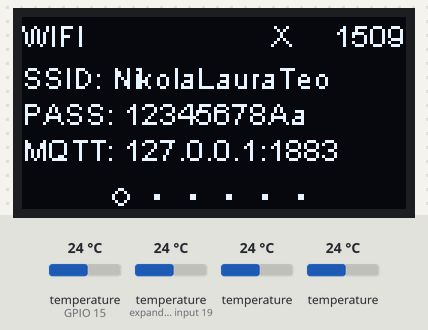
Simulated run of this sketch. Board: ESP32. On the bench: 128×64 one-colour display. The test bench sets the inputs (shaded band); at power-on: temperature (sensors on GPIO 15, expander input 19) 24 °C, temperature 24 °C. WiFi joins after 1.5 s; servers stay silent unless stated; no MQTT or app messages arrive unless stated; what the sketch prints to the serial monitor is not drawn.

Above: at 1.7 s.
1.8 s: temperature (sensor on GPIO 15) set to 2 °C
At 6.08 s:
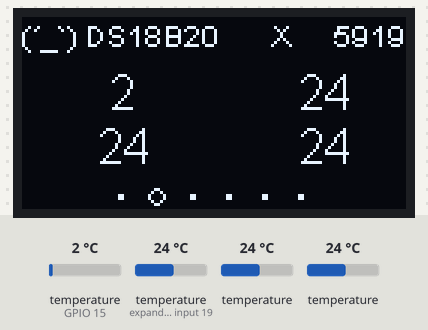
7.7 s: temperature (sensor on GPIO 15) set to 12 °C
At 11.09 s:
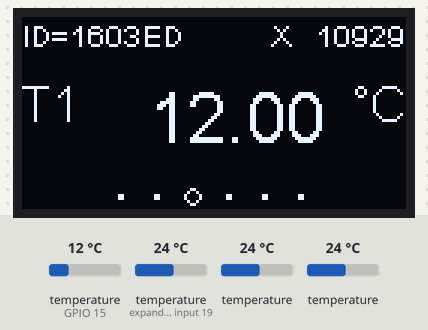
13.0 s: temperature (sensor on expander input 19) set to 19 °C
At 20.4 s:
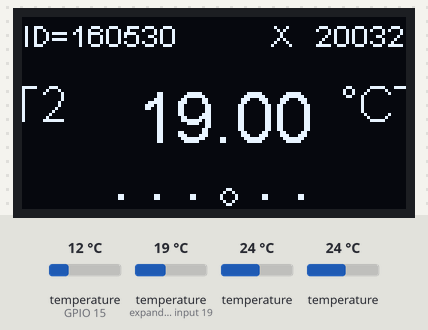
20.5 s: temperature (sensor 315) set to 28 °C
At 32.63 s:
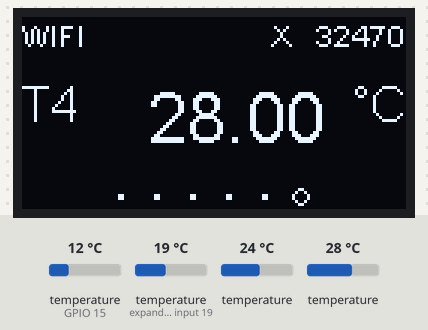

The sketch:

zvone_DS18B20.ino
```cpp
// (licence header left out)
////// DS18B20 1-Wire sensor
#include <OneWire.h>
#include <DallasTemperature.h>
// Data wire is plugged into digital pin 2 on the Arduino
#define ONE_WIRE_BUS 15
// Setup a oneWire instance to communicate with any OneWire device
OneWire oneWire(ONE_WIRE_BUS);
// Pass oneWire reference to DallasTemperature library
DallasTemperature sensors(&oneWire);
// variable to hold device addresses
DeviceAddress Thermometer;

int deviceCount = 0;
float tempC;

uint8_t sensor1[8] = {  0x28, 0xFF, 0x64, 0x1E, 0x01, 0xDA, 0x1F, 0xA3};
uint8_t sensor2[8] = {  0x28, 0xFF, 0x64, 0x1E, 0x01, 0xD6, 0xD4, 0x04};
uint8_t sensor3[8] = {  0x28, 0xFF, 0x64, 0x1E, 0x01, 0xE5, 0x60, 0x2F};
uint8_t sensor4[8] = {  0x28, 0xFF, 0x64, 0x1E, 0x01, 0xE5, 0x77, 0x31};


#define uS_TO_S_FACTOR 1000000 /* Conversion factor for micro seconds to seconds */
// 60=1 min
#define TIME_TO_SLEEP 60 /* Time ESP32 will go to sleep (in seconds) */
#include <SPI.h>  //OLED
#include <WiFi.h>
#include <PubSubClient.h> //MQTT client

int status = WL_IDLE_STATUS;
// the Wifi radio's status
//SSID of your network
char prog_status[] = "Starting";
char ssid[] = "NikolaLauraTeo";
//password of your WPA Network
char pass[] = "12345678Aa";
char wifi_local_IP[] = "SSID: NikolaLauraTeo";
//"0.0.0.0";
char wifi_status[]   = "X";
char wifi_gateway_IP[] ="PASS: 12345678Aa";

char sensor_1_temp[20] = "? °C";
char sensor_2_temp[20] = "? °C";
char sensor_3_temp[20] = "? °C";
char sensor_4_temp[20] = "? °C";

char sensor_1_temp_short[20] = "...";
char sensor_2_temp_short[20] = "...";
char sensor_3_temp_short[20] = "...";
char sensor_4_temp_short[20] = "...";

byte mac[6];
// Add your MQTT Broker IP address, example:

//char mqtt_server_IP[] =  "MQTT: 0.0.0.0:1883";
char mqtt_server_IP[] =  "MQTT: 127.0.0.1:1883";

//const char* mqtt_server = "192.168.1.144";
const char* mqtt_server = "192.168.0.108";

WiFiClient espClient;
PubSubClient client(espClient);
long lastMsg = 0;
long wifilastMsg = millis();
long sleeplastMsg = millis();

//timer ocitanja vage, svakih 5 sekundi
char msg[50];
int value = 0;
IPAddress gateway;
////////////////////////////////////////////////////////////////
// Include the correct display library
// For a connection via I2C using Wire include
#include <Wire.h>  // Only needed for Arduino 1.6.5 and earlier
#include "SSD1306Wire.h" // legacy include: `#include "SSD1306.h"`
// Include the UI lib
#include "OLEDDisplayUi.h"
// Include custom images
#include "images.h"
// Initialize the OLED display using Wire library
SSD1306Wire  display(0x3c, 22, 21);
// SH1106Wire display(0x3c, D3, D5);
OLEDDisplayUi ui     ( &display );
void msOverlay(OLEDDisplay *display, OLEDDisplayUiState* state) {
  display->setFont(ArialMT_Plain_10);
  display->setTextAlignment(TEXT_ALIGN_LEFT);
  display->drawString(0, 0, prog_status);
  display->setTextAlignment(TEXT_ALIGN_RIGHT);
  display->drawString(128, 0, String(millis()));
  display->drawString(90, 0, wifi_status);
}
void drawFrame0(OLEDDisplay *display, OLEDDisplayUiState* state, int16_t x, int16_t y) {
  // draw an xbm image.
  // Please note that everything that should be transitioned
  // needs to be drawn relative to x and y
  strcpy(prog_status, "(´･_･`) DS18B20");
  display->setTextAlignment(TEXT_ALIGN_LEFT);
  display->setFont(ArialMT_Plain_16);
  display->drawString(5 + x, 16 + y, sensor_1_temp_short);
  display->drawString(5 + x, 34 + y, sensor_3_temp_short);

  display->setTextAlignment(TEXT_ALIGN_RIGHT);
    display->setFont(ArialMT_Plain_16);
  display->drawString(110 + x, 16 + y, sensor_2_temp_short);
  display->drawString(110 + x, 34 + y, sensor_4_temp_short);


}
void drawFrame1(OLEDDisplay *display, OLEDDisplayUiState* state, int16_t x, int16_t y) {
  // draw an xbm image.
  // Please note that everything that should be transitioned
  // needs to be drawn relative to x and y
  int n;
  char sensorID[20];
  n=sprintf (sensorID, "ID=%02X%02X%02X", sensor1[5], sensor1[6], sensor1[7]);
  strcpy(prog_status, sensorID);
  display->setTextAlignment(TEXT_ALIGN_CENTER);
  display->setFont(ArialMT_Plain_24);
  display->drawString(64 + x, 20 + y, sensor_1_temp);
  display->setTextAlignment(TEXT_ALIGN_LEFT);
  display->setFont(ArialMT_Plain_16);
  display->drawString(0 + x, 20 + y, "T1");
  display->setTextAlignment(TEXT_ALIGN_RIGHT);
  display->drawString(128 + x, 20 + y, "°C");
}
void drawFrame2(OLEDDisplay *display, OLEDDisplayUiState* state, int16_t x, int16_t y) {
  int n;
  char sensorID[20];
  n=sprintf (sensorID, "ID=%02X%02X%02X", sensor2[5], sensor2[6], sensor2[7]);
  strcpy(prog_status, sensorID);
  display->setTextAlignment(TEXT_ALIGN_CENTER);
  display->setFont(ArialMT_Plain_24);
  display->drawString(64 + x, 20 + y, sensor_2_temp);
  display->setTextAlignment(TEXT_ALIGN_LEFT);
  display->setFont(ArialMT_Plain_16);
  display->drawString(0 + x, 20 + y, "T2");
  display->setTextAlignment(TEXT_ALIGN_RIGHT);
  display->drawString(128 + x, 20 + y, "°C");
}
void drawFrame3(OLEDDisplay *display, OLEDDisplayUiState* state, int16_t x, int16_t y) {
  int n;
  char sensorID[20];
  n=sprintf (sensorID, "ID=%02X%02X%02X", sensor3[5], sensor3[6], sensor3[7]);
  strcpy(prog_status, sensorID);
  display->setTextAlignment(TEXT_ALIGN_CENTER);
  display->setFont(ArialMT_Plain_24);
  display->drawString(64 + x, 20 + y, sensor_3_temp);
   display->setTextAlignment(TEXT_ALIGN_LEFT);
  display->setFont(ArialMT_Plain_16);
  display->drawString(0 + x, 20 + y, "T3");
  display->setTextAlignment(TEXT_ALIGN_RIGHT);
  display->drawString(128 + x, 20 + y, "°C");
}
void drawFrame4(OLEDDisplay *display, OLEDDisplayUiState* state, int16_t x, int16_t y) {
  int n;
  char sensorID[20];
  n=sprintf (sensorID, "ID=%02X%02X%02X", sensor4[5], sensor4[6], sensor4[7]);
  strcpy(prog_status, sensorID);
  display->setTextAlignment(TEXT_ALIGN_CENTER);
  display->setFont(ArialMT_Plain_24);
  display->drawString(64 + x, 20 + y, sensor_4_temp);
   display->setTextAlignment(TEXT_ALIGN_LEFT);
  display->setFont(ArialMT_Plain_16);
  display->drawString(0 + x, 20 + y, "T4");
  display->setTextAlignment(TEXT_ALIGN_RIGHT);
  display->drawString(128 + x, 20 + y, "°C");
}
void drawFrame5(OLEDDisplay *display, OLEDDisplayUiState* state, int16_t x, int16_t y) {
  // Demonstrates the 3 included default sizes. The fonts come from SSD1306Fonts.h file
  // Besides the default fonts there will be a program to convert TrueType fonts into this format
  strcpy(prog_status, "WIFI");
  display->setTextAlignment(TEXT_ALIGN_LEFT);
  display->setFont(ArialMT_Plain_10);
  display->drawString(0 + x, 14 + y, wifi_local_IP);
  display->drawString(0 + x, 26 + y, wifi_gateway_IP);
  display->drawString(0 + x, 38 + y, mqtt_server_IP);
}
// This array keeps function pointers to all frames
// frames are the single views that slide in
FrameCallback frames[] = {
  drawFrame5,drawFrame0,drawFrame1, drawFrame2, drawFrame3, drawFrame4
}
;
// how many frames are there?
int frameCount = 6;
// Overlays are statically drawn on top of a frame eg. a clock
OverlayCallback overlays[] = {
  msOverlay
}
;
int overlaysCount = 1;
///////////////////////////////////////////////
//
// -------------  S E T U P   --------------
//
///////////////////////////////////////////////
void setup() {
  Serial.begin(115200);
  Serial.println("Serial port open - speed 115200");

  sensors.begin();  // Start up the library
  // locate devices on the bus
  Serial.print("Locating devices...");
  Serial.print("Found ");
  deviceCount = sensors.getDeviceCount();
  Serial.print(deviceCount, DEC);
  Serial.println(" DS18B20 devices.");
  Serial.println(".");


  Serial.println("Printing addresses...");
  for (int i = 0;  i < deviceCount;  i++)
  {
    Serial.print("Sensor ");
    Serial.print(i+1);
    Serial.print(" : ");
    sensors.getAddress(Thermometer, i);
    printAddress(Thermometer);
  }


  delay(500);
  ////////////////////////////////////////////////
   // The ESP is capable of rendering 60fps in 80Mhz mode
  // but that won't give you much time for anything else
  // run it in 160Mhz mode or just set it to 30 fps
  ui.setTargetFPS(60);
  // Customize the active and inactive symbol
  ui.setActiveSymbol(activeSymbol);
  ui.setInactiveSymbol(inactiveSymbol);
  // You can change this to
  // TOP, LEFT, BOTTOM, RIGHT
  ui.setIndicatorPosition(BOTTOM);
  // Defines where the first frame is located in the bar.
  ui.setIndicatorDirection(LEFT_RIGHT);
  // You can change the transition that is used
  // SLIDE_LEFT, SLIDE_RIGHT, SLIDE_UP, SLIDE_DOWN
  ui.setFrameAnimation(SLIDE_LEFT);
  // Add frames
  ui.setFrames(frames, frameCount);
  // Add overlays
  ui.setOverlays(overlays, overlaysCount);
  // Initialising the UI will init the display too.
  ui.init();
  display.flipScreenVertically();
  ///////////////////////////////////////////
  /// SPOJI SE NA WIFI NAKON ŠTO PRIKAŽEŠ EKRAN
  Serial.print("Pokrecem loop() ");
  //setup_wifi();
  //lient.setServer(mqtt_server, 1883);
  //client.setCallback(callback);
  ////////////////////////////////////////////
}

void printAddress(DeviceAddress deviceAddress)
{
  for (uint8_t i = 0; i < 8; i++)
  {
    Serial.print("0x");
    if (deviceAddress[i] < 0x10) Serial.print("0");
    Serial.print(deviceAddress[i], HEX);
    if (i < 7) Serial.print(", ");
  }
  Serial.println("");
}


void setup_wifi() {
  delay(10);

  // We start by connecting to a WiFi network
  Serial.println("______________");
  Serial.print("Connecting to ");
  Serial.println(ssid);
  WiFi.begin(ssid, pass);
  int dotcounter=0;
  while (WiFi.status() != WL_CONNECTED) {
    delay(500);
    Serial.print(".");
    dotcounter++;
  }
  if(WiFi.status() == WL_CONNECTED & dotcounter >3 ) {
    strcpy(wifi_status,"@");
    Serial.println("-->  ");
    Serial.println("WiFi connected");
    Serial.println("IP address: ");
    Serial.println(WiFi.localIP());
    Serial.print("GATEWAY: ");
    Serial.println(WiFi.gatewayIP());
    Serial.println("Postavljam MQTT server nakon što sam se spojio na WIFI");
    client.setServer(mqtt_server, 1883);
    //client.setServer(WiFi.gatewayIP(), 1883);  // OVO OTKOMENTIRAJ !!!!!

    client.setCallback(callback);
  } else {
    Serial.println("WiFi not avilable, try again in 20sec");
  }
}
void callback(char* topic, byte* message, unsigned int length) {
  Serial.print("Message arrived on topic: ");
  Serial.print(topic);
  Serial.print(". Message: ");
  String messageTemp;
  for (int i = 0; i < length; i++) {
    Serial.print((char)message[i]);
    messageTemp += (char)message[i];
  }

  // Feel free to add more if statements to control more GPIOs with MQTT
  // If a message is received on the topic esp32/output, you check if the message is either "on" or "off".
  // Changes the output state according to the message
  if (String(topic) == "esp32/output") {
    Serial.print("Changing output to ");
    if(messageTemp == "on") {
      Serial.println("on");
    } else if(messageTemp == "off") {
      Serial.println("off");
    }
  }
}
//////////////////////////////////////////////////
//
//---------------   M Q T T   --------------------
//
//////////////////////////////////////////////////
void reconnect() {
  int try_mqtt_counter=0;
  // Loop until we're reconnected
  while (!client.connected()) {
    try_mqtt_counter++;
    Serial.print("Attempting MQTT connection...");
    // Attempt to connect
    if (client.connect("ESP8266Client")) {
      Serial.println("connected");
      // Suscribe
      client.subscribe("esp32/output");
    } else {
      Serial.print("failed, rc=");
      Serial.print(client.state());
      Serial.println(" try again in 0.5 seconds");
      // Wait 2 seconds before retrying
      if(try_mqtt_counter>3) {
        Serial.println("MQTT broker not avaulable, please start broker at 0.0.0.0:1883");
        break;
      }
      delay(500);
    }
  }
}
//////////////////////////////////////////////////
//
//---------------   L O O P   --------------------
//
//////////////////////////////////////////////////
void loop() {
  int remainingTimeBudget = ui.update();
  if (remainingTimeBudget > 0) {
    // You can do some work here
    // Don't do stuff if you are below your
    // time budget.
    long wifinow = millis();
    if((WiFi.status() != WL_CONNECTED) && (wifinow - wifilastMsg > 30000)) {
      // ako WIFI nije upaljen a proslo je vise od 20sec
      wifilastMsg = wifinow;
      // Postzavi status na ekran
      strcpy(prog_status, "Connecting...");
      setup_wifi();
      //pali WIFI
      if (!client.connected()) {
        reconnect();
        //Ovo je recconect samo na MQTT
      }
      client.loop();
    }
    /*
    ////////////
    /// CHECK SLEEPY TIME !!! :)
    long sleepnow = millis();
    if (sleepnow - sleeplastMsg > 300000) { // 300.000= 5 minuta sleep
      //10 sec =10000  1 minuta=60000
      sleeplastMsg = sleepnow;
      Serial.println("Sleepy time .....   zzzzzzzzzzzzzzzzzzzzzzzzzzzzzzzzzzzzzzz ");
      // puts the chip into power down mode
      esp_sleep_enable_timer_wakeup(TIME_TO_SLEEP * uS_TO_S_FACTOR);
      esp_deep_sleep_start();
    }
    /////////////
    */
    long now = millis();
    if (now - lastMsg > 5000) {
      lastMsg = now;
      // ČITANJE VAGE

       sensors.requestTemperatures();


  // Display address from each sensor
  sensors.getAddress(sensor1, 0);
  sensors.getAddress(sensor2, 1);
  sensors.getAddress(sensor3, 2);
  sensors.getAddress(sensor4, 3);

/*
      strcpy(sensor_1_temp,         sensors.getTempCByIndex(0));
      strcpy(sensor_2_temp,         sensors.getTempCByIndex(1));
      strcpy(sensor_3_temp,         sensors.getTempCByIndex(2));
      strcpy(sensor_4_temp,         sensors.getTempCByIndex(3));
*/
/*
dtostrf(sensors.getTempC(sensor1), 7, 2, sensor_1_temp);
dtostrf(sensors.getTempC(sensor2), 7, 2, sensor_2_temp);
dtostrf(sensors.getTempC(sensor3), 7, 2, sensor_3_temp);
dtostrf(sensors.getTempC(sensor4), 7, 2, sensor_4_temp);
*/

dtostrf(sensors.getTempCByIndex(0), 7, 2, sensor_1_temp);
dtostrf(sensors.getTempCByIndex(1), 7, 2, sensor_2_temp);
dtostrf(sensors.getTempCByIndex(2), 7, 2, sensor_3_temp);
dtostrf(sensors.getTempCByIndex(3), 7, 2, sensor_4_temp);

dtostrf(sensors.getTempCByIndex(0), 7, 0, sensor_1_temp_short);
dtostrf(sensors.getTempCByIndex(1), 7, 0, sensor_2_temp_short);
dtostrf(sensors.getTempCByIndex(2), 7, 0, sensor_3_temp_short);
dtostrf(sensors.getTempCByIndex(3), 7, 0, sensor_4_temp_short);


      Serial.println(sensor_1_temp);
      Serial.println(sensor_2_temp);
      Serial.println(sensor_3_temp);
      Serial.println(sensor_4_temp);


      if (client.connected()) {
        // postavi na display
        strcpy(wifi_local_IP,             WiFi.localIP().toString().c_str() );
        strcpy(wifi_gateway_IP,           WiFi.gatewayIP().toString().c_str() );

        // salji vrijednosti
        client.publish("esp32/t1",          sensor_1_temp);
        client.publish("esp32/t2",          sensor_2_temp);
        client.publish("esp32/t3",          sensor_3_temp);
        client.publish("esp32/t4",          sensor_4_temp);
      } else {
        strcpy(wifi_status,"X");
      }
    }
    delay(remainingTimeBudget);
    //////////////////////
    // Ovdje je kraj ne pisi nista ispod
    ///////////////////
  }
}
```

Source omitted: images.h (data table, 2209 bytes)
